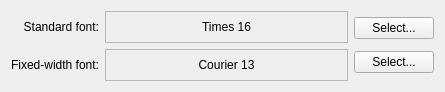
<ui version="4.0" >
 <class>appearance</class>
 <widget class="QWidget" name="appearance" >
  <property name="geometry" >
   <rect>
    <x>0</x>
    <y>0</y>
    <width>445</width>
    <height>92</height>
   </rect>
  </property>
  <property name="windowTitle" >
   <string>Appearance</string>
  </property>
  <layout class="QHBoxLayout" name="horizontalLayout" >
   <item>
    <layout class="QVBoxLayout" name="verticalLayout" >
     <item>
      <widget class="QLabel" name="label_5" >
       <property name="text" >
        <string>Standard font:</string>
       </property>
       <property name="alignment" >
        <set>Qt::AlignRight|Qt::AlignTrailing|Qt::AlignVCenter</set>
       </property>
      </widget>
     </item>
     <item>
      <widget class="QLabel" name="label_6" >
       <property name="text" >
        <string>Fixed-width font:</string>
       </property>
       <property name="alignment" >
        <set>Qt::AlignRight|Qt::AlignTrailing|Qt::AlignVCenter</set>
       </property>
      </widget>
     </item>
    </layout>
   </item>
   <item>
    <layout class="QVBoxLayout" name="verticalLayout_2" >
     <item>
      <widget class="QLabel" name="standardLabel" >
       <property name="sizePolicy" >
        <sizepolicy vsizetype="Preferred" hsizetype="Expanding" >
         <horstretch>0</horstretch>
         <verstretch>0</verstretch>
        </sizepolicy>
       </property>
       <property name="frameShape" >
        <enum>QFrame::StyledPanel</enum>
       </property>
       <property name="text" >
        <string>Times 16</string>
       </property>
       <property name="alignment" >
        <set>Qt::AlignCenter</set>
       </property>
      </widget>
     </item>
     <item>
      <widget class="QLabel" name="fixedLabel" >
       <property name="frameShape" >
        <enum>QFrame::StyledPanel</enum>
       </property>
       <property name="text" >
        <string>Courier 13</string>
       </property>
       <property name="alignment" >
        <set>Qt::AlignCenter</set>
       </property>
      </widget>
     </item>
    </layout>
   </item>
   <item>
    <layout class="QVBoxLayout" name="verticalLayout_3" >
     <item>
      <widget class="QPushButton" name="standardFontButton" >
       <property name="text" >
        <string>Select...</string>
       </property>
      </widget>
     </item>
     <item>
      <widget class="QPushButton" name="fixedFontButton" >
       <property name="text" >
        <string>Select...</string>
       </property>
      </widget>
     </item>
    </layout>
   </item>
  </layout>
 </widget>
 <resources/>
 <connections/>
</ui>
